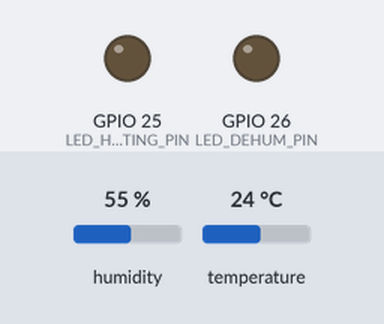
Bench run of a program on a simulated ESP32. Shown: output pins drawn as LEDs (lit = HIGH). The inputs (shaded band) are chosen by the test bench; at power-on: humidity 55 %, temperature 24 °C. WiFi joins after 1.5 s; servers stay silent unless stated; EEPROM starts erased; what the program prints to the serial monitor is not drawn.

Above: at 2.7 s.
2.8 s: humidity set to 59 %
4.5 s: humidity set to 62 %
At 8.2 s:
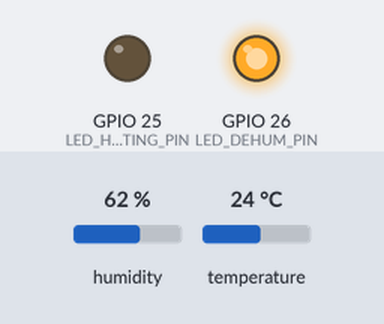
8.5 s: temperature set to 20.5 °C
12.2 s: temperature set to 19.3 °C
At 15.7 s:
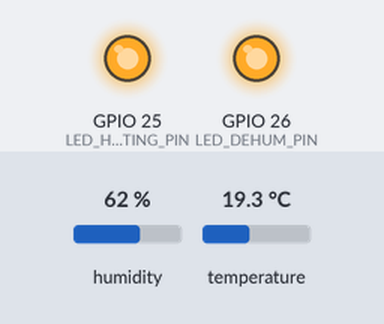
16.5 s: humidity set to 22 %
At 19.9 s:
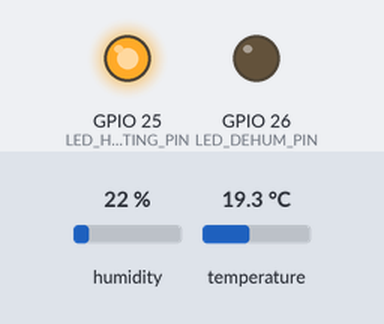
Timing chart, 0 to 21.4 s (numbered marks = the images above; inputs shaded):
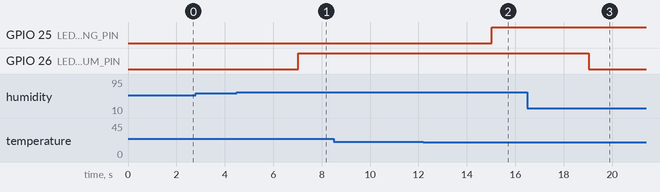

The program:

main.cpp
```cpp
/*
 * main.cpp — Ponto de entrada do firmware de prevenção de mofo
 *
 * Responsabilidades:
 *   1. Inicializar o WiFi (o ESP32 é o servidor TCP; o desktop é o cliente).
 *   2. Criar todas as primitivas de sincronização do FreeRTOS.
 *   3. Criar e iniciar as quatro tarefas concorrentes.
 *
 * Primitivas FreeRTOS criadas aqui e utilizadas pelas tarefas:
 *   xQueueSensor   — fila que transporta SensorReading de T1 para T2
 *   xConfigMutex   — mutex que protege a struct Config compartilhada
 *   xStateMutex    — mutex que protege a struct SystemState compartilhada
 *
 * A notificação de tarefa (T2 → T3) é gerenciada pelo handle xTaskActuators,
 * definido aqui e passado para as tarefas que precisam dele.
 *
 * Os dados globais compartilhados vivem aqui para que todas as unidades de
 * tradução possam declará-los com extern.
 */

#include <Arduino.h>
#include <WiFi.h>
#include <freertos/FreeRTOS.h>
#include <freertos/task.h>
#include <freertos/queue.h>
#include <freertos/semphr.h>

#include "config.h"
#include "types.h"

// ---------------------------------------------------------------------------
// Primitivas de sincronização do FreeRTOS — definidas aqui, extern nos arquivos de tarefa
// ---------------------------------------------------------------------------
QueueHandle_t   xQueueSensor  = NULL;  /* T1 → T2: leituras do sensor            */
SemaphoreHandle_t xConfigMutex = NULL; /* protege g_config (T2 lê, T4 escreve)   */
SemaphoreHandle_t xStateMutex  = NULL; /* protege g_state  (T2 escreve, T3/T4 lêem)*/

// ---------------------------------------------------------------------------
// Handles de tarefa — xTaskActuators é necessário para T2 enviar notificações
// ---------------------------------------------------------------------------
TaskHandle_t xTaskActuators = NULL;

// ---------------------------------------------------------------------------
// Dados globais compartilhados — inicializados com valores seguros antes das tarefas
// ---------------------------------------------------------------------------
Config      g_config = { DEFAULT_TEMP_THRESH, DEFAULT_HUM_THRESH };
SystemState g_state  = { 0.0f, 0.0f, false, false, "Sistema iniciando...", 0 };

// ---------------------------------------------------------------------------
// Declarações antecipadas dos pontos de entrada das tarefas (definidas em seus próprios .cpp)
// ---------------------------------------------------------------------------
void vTaskSensor   (void *pvParameters);
void vTaskDecision (void *pvParameters);
void vTaskActuators(void *pvParameters);
void vTaskComms    (void *pvParameters);

// Declaração antecipada para inicialização do armazenamento
void storageLoadConfig(Config *cfg);

// ---------------------------------------------------------------------------
// setup() — executa uma vez na inicialização, antes do escalonador FreeRTOS
// ---------------------------------------------------------------------------
void setup() {
    Serial.begin(115200);
    Serial.println("[main] Iniciando sistema de prevencao de mofo...");

    // --- Configuração dos GPIOs ---------------------------------------------
    pinMode(LED_HEATING_PIN, OUTPUT);
    pinMode(LED_DEHUM_PIN,   OUTPUT);
    digitalWrite(LED_HEATING_PIN, LOW);
    digitalWrite(LED_DEHUM_PIN,   LOW);

    // --- Carrega limites persistidos do NVS ---------------------------------
    // Sobrescreve os valores padrão de g_config se houver valores salvos anteriormente.
    storageLoadConfig(&g_config);
    Serial.printf("[main] Limiares carregados — temp: %.1f C, hum: %.1f %%\n",
                  g_config.temp_thresh, g_config.hum_thresh);

    // --- Conexão WiFi -------------------------------------------------------
    WiFi.mode(WIFI_STA);
    WiFi.persistent(false);
    WiFi.setAutoReconnect(true);

    Serial.printf("[main] Conectando ao WiFi: %s\n", WIFI_SSID);
    WiFi.begin(WIFI_SSID, WIFI_PASSWORD);
    while (WiFi.status() != WL_CONNECTED) {
        delay(500);
        Serial.print(".");
    }
    Serial.printf("\n[main] WiFi conectado — IP: %s\n",
                  WiFi.localIP().toString().c_str());
    Serial.printf("[main] Servidor TCP do ESP32 aguardando na porta %d\n", TCP_PORT);

    // --- Criação das primitivas FreeRTOS ------------------------------------

    // Fila: transporta structs SensorReading de vTaskSensor para vTaskDecision.
    // A fila foi escolhida porque os dados do sensor são um fluxo de eventos discretos;
    // a tarefa de decisão deve processar cada amostra exatamente uma vez e em ordem.
    xQueueSensor = xQueueCreate(SENSOR_QUEUE_SIZE, sizeof(SensorReading));
    configASSERT(xQueueSensor != NULL);

    // Mutex: protege Config. Usado em vez de fila porque Config não é um fluxo — é um único valor autoritativo; exclusão mútua é suficiente.
    xConfigMutex = xSemaphoreCreateMutex();
    configASSERT(xConfigMutex != NULL);

    // Mutex: protege SystemState pelo mesmo motivo que xConfigMutex.
    xStateMutex  = xSemaphoreCreateMutex();
    configASSERT(xStateMutex != NULL);

    // --- Criação das tarefas ------------------------------------------------
    // T3 (vTaskActuators) é criada primeiro para que seu handle esteja disponível  antes de T2 (vTaskDecision) iniciar e possivelmente notificá-la imediatamente.
    xTaskCreatePinnedToCore(
        vTaskActuators, "actuators",
        TASK_ACTUATORS_STACK_SIZE, NULL,
        TASK_ACTUATORS_PRIORITY, &xTaskActuators,
        1  /* core 1 */
    );

    xTaskCreatePinnedToCore(
        vTaskSensor, "sensor",
        TASK_SENSOR_STACK_SIZE, NULL,
        TASK_SENSOR_PRIORITY, NULL,
        1
    );

    xTaskCreatePinnedToCore(
        vTaskDecision, "decision",
        TASK_DECISION_STACK_SIZE, NULL,
        TASK_DECISION_PRIORITY, NULL,
        1
    );

    xTaskCreatePinnedToCore(
        vTaskComms, "comms",
        TASK_COMMS_STACK_SIZE, NULL,
        TASK_COMMS_PRIORITY, NULL,
        0  /* core 0 — dedicado a I/O de rede */
    );

    Serial.println("[main] Todas as tarefas criadas. Escalonador em execucao.");
}

// loop() não é utilizado — toda a lógica vive nas tarefas FreeRTOS.
void loop() {
    vTaskDelay(portMAX_DELAY);
}
```

types.h
```cpp
#pragma once

#include <stdint.h>
#include <stdbool.h>

/* =============================================================================
 * types.h — Estruturas de dados compartilhadas para o sistema de tarefas FreeRTOS
 *
 * Três structs definem o fluxo completo de dados da aplicação embarcada:
 *
 *   SensorReading   → produzida por T1 (vTaskSensor), consumida por T2 (vTaskDecision)
 *                     transportada por xQueueSensor (fila FreeRTOS)
 *
 *   Config          → escrita por T4 (vTaskComms) quando novos limiares chegam,
 *                     lida por T2 (vTaskDecision) a cada ciclo de decisão
 *                     protegida por xConfigMutex (mutex FreeRTOS)
 *                     persistida no NVS entre ciclos de energia
 *
 *   SystemState     → escrita por T2 (vTaskDecision) após cada decisão,
 *                     lida por T3 (vTaskActuators) e T4 (vTaskComms)
 *                     protegida por xStateMutex (mutex FreeRTOS)
 *                     T2 envia uma notificação de tarefa para T3 após cada escrita
 * ============================================================================= */

/**
 * SensorReading — dados brutos do DHT22, encapsulados por T1.
 *
 * valid = false sinaliza uma leitura falha (erro de CRC ou timeout do sensor).
 * T2 deve descartar leituras inválidas sem atualizar o estado.
 */
typedef struct {
    float    temp;       /* Temperatura em graus Celsius                   */
    float    hum;        /* Umidade relativa em porcentagem                */
    uint32_t timestamp;  /* millis() no momento da leitura                 */
    bool     valid;      /* false se o DHT22 retornou um erro              */
} SensorReading;

/**
 * Config — limiares de operação que guiam a lógica de decisão.
 *
 * Compartilhado entre:
 *   - T2  (leitor): compara valores do sensor com os limiares
 *   - T4  (escritor): recebe novos valores do desktop via socket
 *
 * Mutex: xConfigMutex
 * Escolhido em vez de uma fila porque Config não é um fluxo de eventos, mas um único
 * valor autoritativo que pode ser sobrescrito repetidamente; um mutex protege
 * a seção crítica sem exigir que um consumidor esvazie itens.
 */
typedef struct {
    float temp_thresh;   /* Abaixo desta temperatura (°C), ativa o LED de aquecimento  */
    float hum_thresh;    /* Acima desta umidade (%),       ativa o LED de desumidificação */
} Config;

/**
 * SystemState — saída calculada pela tarefa de decisão.
 *
 * Compartilhado entre:
 *   - T2  (escritor): atualiza após cada leitura bem-sucedida do sensor
 *   - T3  (leitor): lê para controlar as saídas físicas GPIO (LEDs)
 *   - T4  (leitor): lê para serializar e enviar ao desktop
 *
 * Mutex: xStateMutex
 * Escolhido pelo mesmo motivo que xConfigMutex: múltiplos leitores, um escritor,
 * sem necessidade de ordem FIFO — exclusão mútua é suficiente.
 *
 * Sinalização: após T2 escrever um novo SystemState, envia uma notificação de tarefa
 * (xTaskNotify) para o handle de T3. T3 bloqueia em ulTaskNotifyTake() e acorda
 * apenas quando sinalizado explicitamente, evitando busy-waiting ou polling.
 *
 * vent_rec: recomendação textual de ventilação, terminada em null, máx. 127 chars.
 * seq:      contador monotonicamente crescente; incrementado a cada atualização.
 *           Permite que T4 detecte se o estado mudou desde o último envio.
 */
typedef struct {
    float    temp;
    float    hum;
    bool     heat_on;        /* true → LED de aquecimento deve estar LIGADO    */
    bool     dehum_on;       /* true → LED de desumidificação deve estar LIGADO */
    char     vent_rec[128];  /* String de recomendação de ventilação            */
    uint32_t seq;            /* Contador de sequência de atualização            */
} SystemState;
```

storage.cpp
```cpp
/*
 * storage.cpp — Wrapper de persistência em NVS
 *
 * Fornece duas funções para carregar e salvar a struct Config usando a
 * biblioteca Preferences do ESP32, que abstrai a partição de
 * armazenamento não-volátil (NVS) na memória flash.
 *
 * Namespace NVS: NVS_NAMESPACE ("mold_cfg")
 * Chaves:
 *   NVS_KEY_TEMP_THRESH ("temp_thr") → float
 *   NVS_KEY_HUM_THRESH  ("hum_thr")  → float
 *
 * storageLoadConfig: lê o NVS e preenche a struct Config.
 *   Se uma chave estiver ausente (ex: primeiro boot), o valor padrão fornecido é mantido.
 *
 * storageSaveConfig: escreve ambos os limiares no NVS atomicamente.
 *   Chamada por vTaskComms sempre que o desktop envia novos limiares.
 *
 * Nenhuma primitiva FreeRTOS é usada aqui. O chamador deve proteger g_config
 * quando copiar valores para/de estruturas globais compartilhadas.
 */

#include <Preferences.h>
#include <Arduino.h>
#include "config.h"
#include "types.h"

static Preferences prefs;

static bool configLooksValid(float temp_thresh, float hum_thresh) {
    return temp_thresh >= -10.0f && temp_thresh <= 50.0f &&
           hum_thresh >= 0.0f && hum_thresh <= 100.0f;
}

void storageLoadConfig(Config *cfg) {
    prefs.begin(NVS_NAMESPACE, /*somenteConsulta=*/true);

    // getFloat retorna o valor padrão (segundo argumento) se a chave não existir.
    cfg->temp_thresh = prefs.getFloat(NVS_KEY_TEMP_THRESH, cfg->temp_thresh);
    cfg->hum_thresh  = prefs.getFloat(NVS_KEY_HUM_THRESH,  cfg->hum_thresh);

    prefs.end();

    if (!configLooksValid(cfg->temp_thresh, cfg->hum_thresh)) {
        Serial.println("[storage] Configuracao persistida invalida — usando padroes");
        cfg->temp_thresh = DEFAULT_TEMP_THRESH;
        cfg->hum_thresh  = DEFAULT_HUM_THRESH;
    }

    Serial.printf("[storage] Configuracao carregada — temp_thresh=%.1f  hum_thresh=%.1f\n",
                  cfg->temp_thresh, cfg->hum_thresh);
}

void storageSaveConfig(const Config *cfg) {
    if (!configLooksValid(cfg->temp_thresh, cfg->hum_thresh)) {
        Serial.println("[storage] Configuracao invalida nao foi salva");
        return;
    }

    prefs.begin(NVS_NAMESPACE, /*somenteConsulta=*/false);

    prefs.putFloat(NVS_KEY_TEMP_THRESH, cfg->temp_thresh);
    prefs.putFloat(NVS_KEY_HUM_THRESH,  cfg->hum_thresh);

    prefs.end();

    Serial.printf("[storage] Configuracao salva — temp_thresh=%.1f  hum_thresh=%.1f\n",
                  cfg->temp_thresh, cfg->hum_thresh);
}
```

task_actuators.cpp
```cpp
/*
 * task_actuators.cpp — T3: Tarefa de controle dos atuadores
 *
 * Esta tarefa é responsável por:
 *   - Bloquear em uma notificação de tarefa enviada por T2 (vTaskDecision).
 *   - Ler o SystemState atual (protegido por xStateMutex).
 *   - Definir o nível de saída GPIO de cada LED de acordo com o estado.
 *
 * Fluxo da notificação de tarefa:
 *   T2 chama xTaskNotifyGive(xTaskActuators) após atualizar g_state.
 *   T3 chama ulTaskNotifyTake(pdTRUE, portMAX_DELAY), que bloqueia até a
 *   notificação chegar. pdTRUE limpa o contador de notificações na saída, para
 *   que notificações sucessivas rápidas não se acumulem (uma atualização por ciclo).
 *   portMAX_DELAY faz com que a tarefa consuma zero CPU enquanto aguarda.
 *
 * Mapeamento de GPIO (definido em config.h):
 *   LED_HEATING_PIN → HIGH quando g_state.heat_on  é verdadeiro
 *   LED_DEHUM_PIN   → HIGH quando g_state.dehum_on é verdadeiro
 *
 * Nenhum acesso direto ao DHT ou à fila nesta tarefa — ela apenas lê o estado
 * que T2 já calculou, mantendo o controle dos atuadores simples e determinístico.
 */

#include <Arduino.h>
#include <freertos/FreeRTOS.h>
#include <freertos/task.h>
#include <freertos/semphr.h>

#include "config.h"
#include "types.h"

// Definido em main.cpp
extern SemaphoreHandle_t xStateMutex;
extern SystemState       g_state;

void vTaskActuators(void *pvParameters) {
    (void)pvParameters;

    // Garante que os LEDs começam no estado desligado (OFF).
    digitalWrite(LED_HEATING_PIN, LOW);
    digitalWrite(LED_DEHUM_PIN,   LOW);

    while (true) {
        // Bloqueia aqui até T2 enviar uma notificação de tarefa.
        ulTaskNotifyTake(pdTRUE, portMAX_DELAY);

        // --- Lê o estado --------------------
        bool heat_on, dehum_on;
        if (xSemaphoreTake(xStateMutex, pdMS_TO_TICKS(50)) == pdTRUE) {
            heat_on  = g_state.heat_on;
            dehum_on = g_state.dehum_on;
            xSemaphoreGive(xStateMutex);
        } else {
            // Se não conseguir o mutex, pula este ciclo. O estado será aplicado na próxima notificação.
            Serial.println("[actuators] AVISO: timeout no xStateMutex");
            continue;
        }

        // --- Atualiza as saídas GPIO ----------------------------------------
        digitalWrite(LED_HEATING_PIN, heat_on  ? HIGH : LOW);
        digitalWrite(LED_DEHUM_PIN,   dehum_on ? HIGH : LOW);

        Serial.printf("[actuators] LED aquecimento=%s  LED desumid=%s\n", heat_on  ? "LIGADO" : "DESLIGADO", dehum_on ? "LIGADO" : "DESLIGADO");
    }
}
```

task_sensor.cpp
```cpp
/*
 * task_sensor.cpp — T1: Tarefa de aquisição de dados do sensor
 *
 * Esta tarefa é responsável por:
 *   - Ler periodicamente temperatura e umidade do DHT22.
 *   - Encapsular cada leitura em uma struct SensorReading.
 *   - Enviar a struct para xQueueSensor para que T2 (vTaskDecision) consuma.
 *
 * A tarefa executa a cada SENSOR_INTERVAL_MS milissegundos usando vTaskDelayUntil(),
 * que garante um período estável independente do tempo gasto na leitura do DHT.
 *
 * Se o DHT22 retornar NaN (erro de comunicação / falha de CRC), a leitura ainda
 * é enfileirada com valid = false para que T2 possa contabilizar e registrar falhas.
 *
 * Nenhum mutex é necessário aqui pois xQueueSensor é o único recurso compartilhado
 * acessado por esta tarefa, e filas do FreeRTOS são intrinsecamente thread-safe.
 */

#include <Arduino.h>
#include <DHT.h>
#include <freertos/FreeRTOS.h>
#include <freertos/task.h>
#include <freertos/queue.h>

#include "config.h"
#include "types.h"

// Definido em main.cpp
extern QueueHandle_t xQueueSensor;

static DHT dht(DHT_PIN, DHT_TYPE);

void vTaskSensor(void *pvParameters) {
    (void)pvParameters;

    dht.begin();

    // Warm-up: o DHT22 precisa de ~1 s após ligar antes da primeira leitura válida.
    vTaskDelay(pdMS_TO_TICKS(1500));

    TickType_t xLastWakeTime = xTaskGetTickCount();

    while (true) {
        SensorReading reading;
        reading.timestamp = (uint32_t)millis();
        reading.temp      = dht.readTemperature();
        reading.hum       = dht.readHumidity();
        reading.valid     = !(isnan(reading.temp) || isnan(reading.hum));

        if (!reading.valid) {
            Serial.println("[sensor] Falha na leitura do DHT22 — amostra invalida enfileirada");
        } else {
            Serial.printf("[sensor] temp=%.1f °C  hum=%.1f %%\n",
                          reading.temp, reading.hum);
        }

        // xQueueSend bloqueará por até 100 ms se a fila estiver cheia.
        // Se expirar o tempo, a amostra é descartada e um aviso é registrado.
        if (xQueueSend(xQueueSensor, &reading, pdMS_TO_TICKS(100)) != pdTRUE) {
            Serial.println("[sensor] AVISO: xQueueSensor cheia — amostra descartada");
        }

        // Período estável: próximo wake-up relativo a xLastWakeTime, não ao momento atual.
        // Isso compensa o tempo gasto na leitura do DHT.
        vTaskDelayUntil(&xLastWakeTime, pdMS_TO_TICKS(SENSOR_INTERVAL_MS));
    }
}
```

Source omitted: task_comms.cpp (12798 bytes), task_decision.cpp (5076 bytes), config.h (3356 bytes)

Measured:
- the behaviour switches between 60 and 61 % on humidity (found by bisection; images 0 and 1)
- the behaviour switches between 20 and 19.9 °C on temperature (found by bisection; images 1 and 2)
- after the input at 2.8 s, every drawn part: stays the same
- after the input at 4.5 s, GPIO 26 (LED_DEHUM_PIN): LOW → HIGH after 2.5 s
- after the input at 8.5 s, every drawn part: stays the same
- after the input at 12.2 s, GPIO 25 (LED_HEATING_PIN): LOW → HIGH after 2.8 s
- after the input at 16.5 s, GPIO 26 (LED_DEHUM_PIN): HIGH → LOW after 2.5 s
